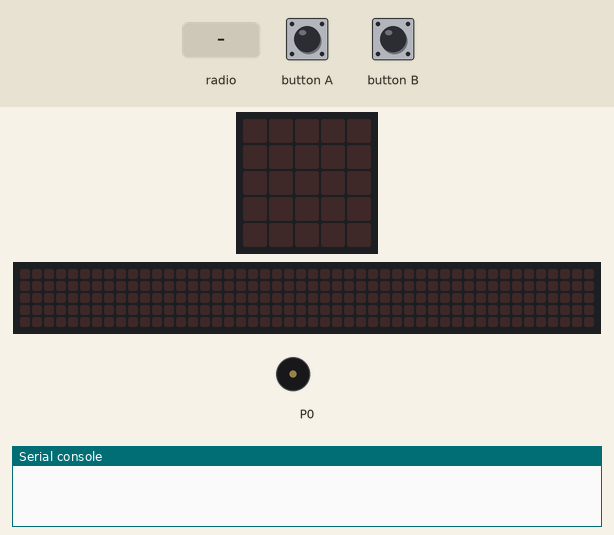
The program below on a simulated BBC micro:bit (MakeCode). Shown: the board's 5×5 LED display, a strip that is not on the board, showing the scrolling text unrolled, buzzer (waves = sounding), the last lines printed to the serial console. The test bench sets the inputs (shaded band). No radio messages arrive unless stated (any console line starting 'radio sent:' is added by the test bench); the 48×5 strip is a reading aid, not a part: it shows the text the display is scrolling, unrolled, one strip-width of it at a time.

Above: at 1.2 s.
1.3 s: radio message "Hello" arrives
At 1.88 s:
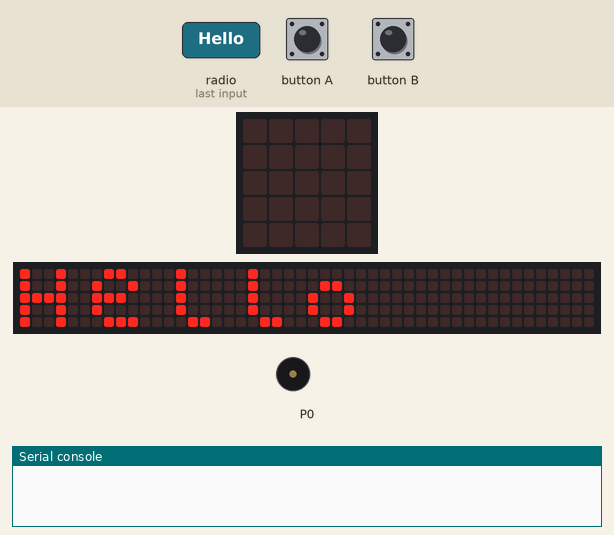
4.3 s: radio message "Bye" arrives
7.3 s: button A pressed for 0.15 s
At 8.08 s:
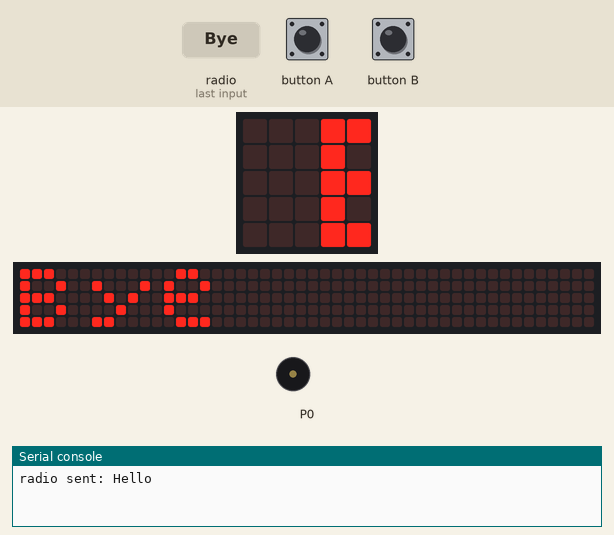
10.3 s: button B pressed for 0.15 s
At 10.63 s:
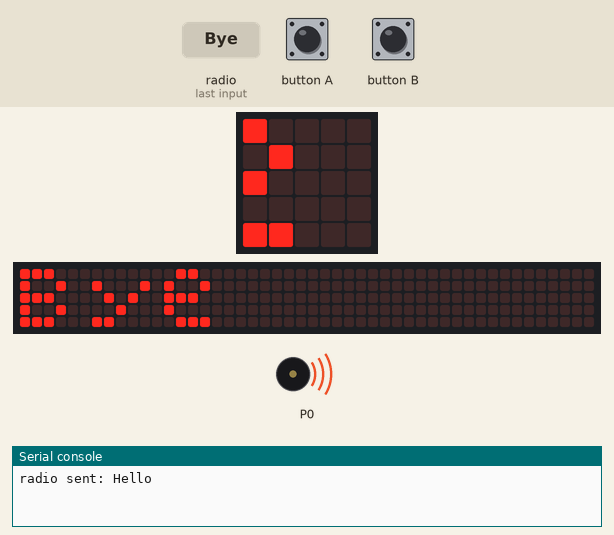
13.3 s: radio message "Hello" arrives
At 13.7 s:
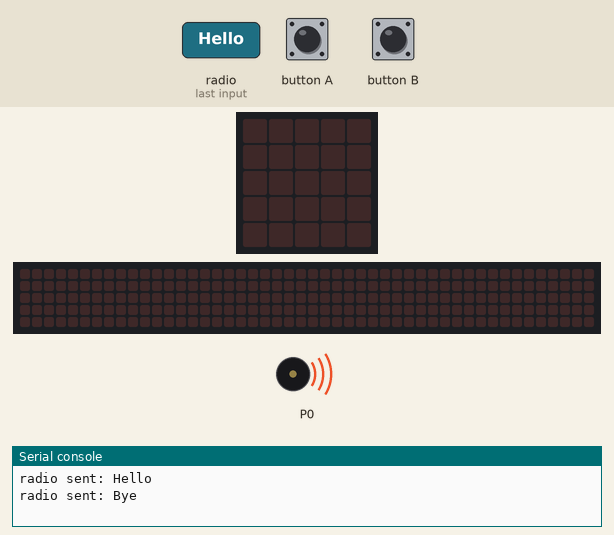
16.3 s: button A pressed for 0.15 s
At 16.58 s:
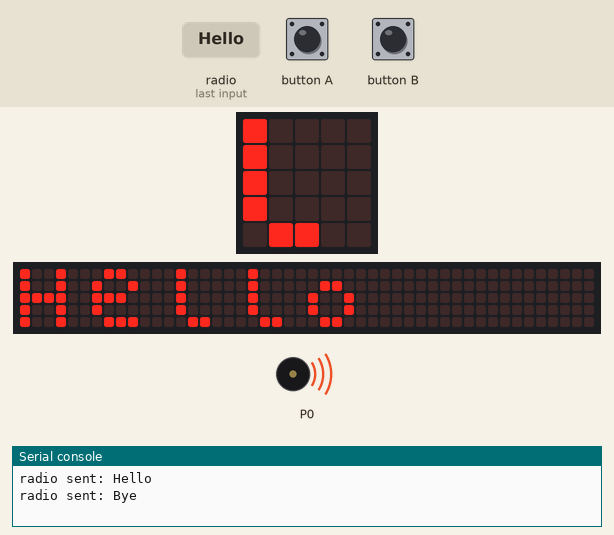
Timing chart, 0 to 19.3 s (numbered marks = the images above; inputs shaded):
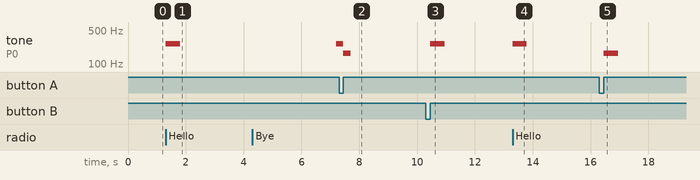

The program:

remote_node_microbit.py
```python
def on_button_pressed_a():
    music.play_tone(165, music.beat(BeatFraction.WHOLE))
    radio.send_string("Hello")
input.on_button_pressed(Button.A, on_button_pressed_a)

def on_received_string(receivedString):
    music.play_tone(262, music.beat(BeatFraction.WHOLE))
    basic.show_string(receivedString)
radio.on_received_string(on_received_string)

def on_button_pressed_b():
    music.play_tone(262, music.beat(BeatFraction.WHOLE))
    radio.send_string("Bye")
input.on_button_pressed(Button.B, on_button_pressed_b)

radio.set_group(33)

def on_forever():
    pass
basic.forever(on_forever)
```

Measured:
- after the input at 1.3 s, tone on P0: silent → 262 Hz at once, → silent 0.50 s later; the display: changes after 0.51 s (image 1)
- after the input at 4.3 s, tone on P0: silent → 262 Hz after 2.9 s
- after the input at 7.3 s, tone on P0: 262 Hz → 165 Hz after 0.15 s, → silent 0.26 s later
- after the input at 10.3 s, tone on P0: silent → 262 Hz after 0.15 s, → silent 0.50 s later
- after the input at 13.3 s, tone on P0: silent → 262 Hz at once, → silent 0.50 s later
- after the input at 16.3 s, tone on P0: silent → 165 Hz after 0.15 s, → silent 0.50 s later
